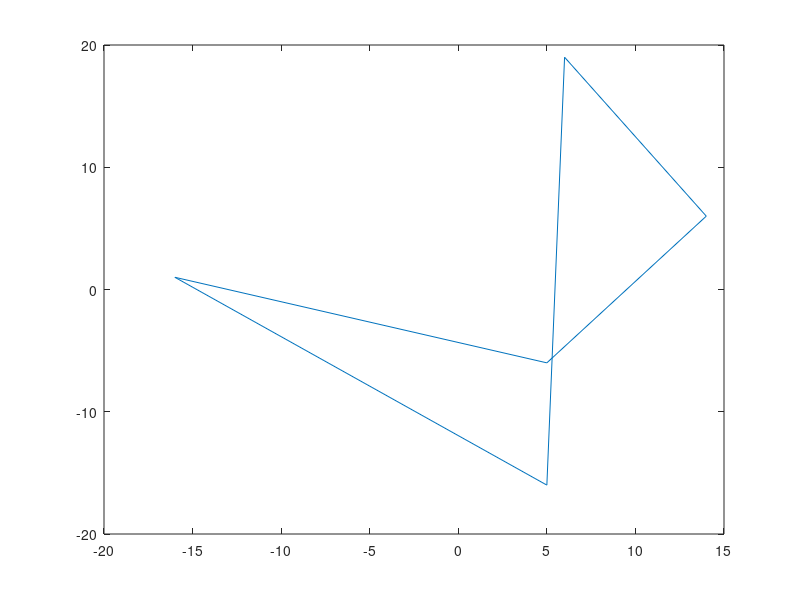

MATLAB code for this plot:
p = randi(40,5,2)-20;
p(6,:) = p(1,:);

plot(p(:,1),p(:,2))

for i = 1: 5
    m(i) = (p(i+1,2)-p(i,2))/(p(i+1,1)-p(i,1));
    b(i) = p(i,2)-p(i,1)*m(i);
    dominio(i,:) = sort([p(i,1),p(i+1,1)]);
end
se_puede = true; 
x = zeros(5);
for i = 1:5
    for j = 1:5
        if i~=j
            if (m(i) == m(j))
                if (b(i) == b(j))
                    se_puede = false;
                end
            else
                x(i,j) = (b(j)-b(i))/(m(i)-m(j));
            end
        end
    end
end
for i = 1:5
    for j = 1:5
        if i ~= j
            % if (x está ben el primer dominio               && x está en el segundo dominio)
            if (dominio(i,1)-x(i,j)<-0.000000001 && x(i,j)-dominio(i,2)<-0.000000001) && (dominio(j,1)-x(i,j)<-0.000000001 && x(i,j)-dominio(j,2)<-0.000000001)
                se_puede = false;
            end
        end
    end
end
se_puede 